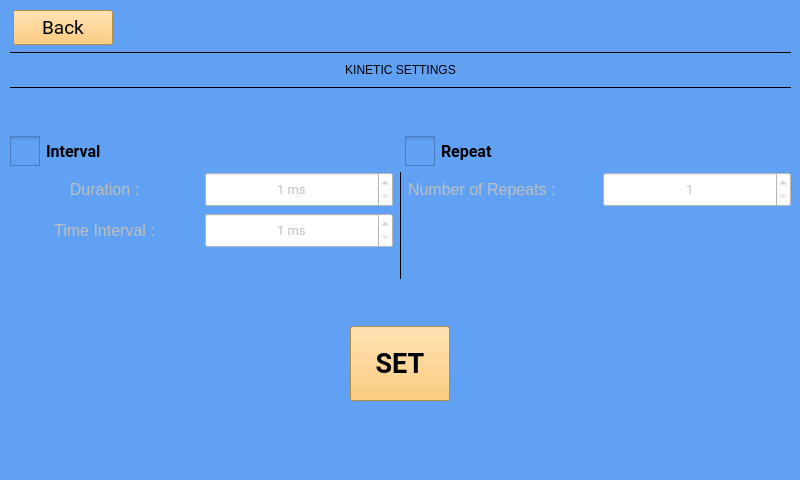
<?xml version="1.0" encoding="UTF-8"?>
<ui version="4.0">
 <class>Form</class>
 <widget class="QWidget" name="Form">
  <property name="geometry">
   <rect>
    <x>0</x>
    <y>0</y>
    <width>800</width>
    <height>480</height>
   </rect>
  </property>
  <property name="sizePolicy">
   <sizepolicy hsizetype="Preferred" vsizetype="Maximum">
    <horstretch>0</horstretch>
    <verstretch>0</verstretch>
   </sizepolicy>
  </property>
  <property name="maximumSize">
   <size>
    <width>800</width>
    <height>480</height>
   </size>
  </property>
  <property name="windowTitle">
   <string>Form</string>
  </property>
  <property name="styleSheet">
   <string notr="true">background-color: rgb(97, 161, 243);</string>
  </property>
  <widget class="QWidget" name="layoutWidget">
   <property name="geometry">
    <rect>
     <x>10</x>
     <y>10</y>
     <width>781</width>
     <height>391</height>
    </rect>
   </property>
   <layout class="QVBoxLayout" name="verticalLayout_9">
    <item>
     <layout class="QHBoxLayout" name="horizontalLayout_17">
      <item>
       <widget class="QPushButton" name="back_button">
        <property name="sizePolicy">
         <sizepolicy hsizetype="Maximum" vsizetype="Maximum">
          <horstretch>0</horstretch>
          <verstretch>0</verstretch>
         </sizepolicy>
        </property>
        <property name="maximumSize">
         <size>
          <width>100</width>
          <height>35</height>
         </size>
        </property>
        <property name="font">
         <font>
          <family>Roboto</family>
          <pointsize>14</pointsize>
         </font>
        </property>
        <property name="styleSheet">
         <string notr="true">background-color: rgb(255, 191, 88);</string>
        </property>
        <property name="text">
         <string>Back</string>
        </property>
       </widget>
      </item>
      <item>
       <spacer name="horizontalSpacer_7">
        <property name="orientation">
         <enum>Qt::Horizontal</enum>
        </property>
        <property name="sizeType">
         <enum>QSizePolicy::Maximum</enum>
        </property>
        <property name="sizeHint" stdset="0">
         <size>
          <width>675</width>
          <height>35</height>
         </size>
        </property>
       </spacer>
      </item>
     </layout>
    </item>
    <item>
     <layout class="QVBoxLayout" name="verticalLayout_10">
      <item>
       <widget class="Line" name="line_7">
        <property name="frameShadow">
         <enum>QFrame::Plain</enum>
        </property>
        <property name="orientation">
         <enum>Qt::Horizontal</enum>
        </property>
       </widget>
      </item>
      <item>
       <layout class="QHBoxLayout" name="horizontalLayout_2">
        <item>
         <spacer name="horizontalSpacer">
          <property name="orientation">
           <enum>Qt::Horizontal</enum>
          </property>
          <property name="sizeHint" stdset="0">
           <size>
            <width>40</width>
            <height>20</height>
           </size>
          </property>
         </spacer>
        </item>
        <item>
         <widget class="QLabel" name="title_label">
          <property name="sizePolicy">
           <sizepolicy hsizetype="Maximum" vsizetype="Maximum">
            <horstretch>0</horstretch>
            <verstretch>0</verstretch>
           </sizepolicy>
          </property>
          <property name="maximumSize">
           <size>
            <width>555</width>
            <height>40</height>
           </size>
          </property>
          <property name="styleSheet">
           <string notr="true">font: 75 25pt &quot;Roboto&quot;;</string>
          </property>
          <property name="text">
           <string>&lt;html&gt;&lt;head/&gt;&lt;body&gt;&lt;p align=&quot;center&quot;&gt;KINETIC SETTINGS&lt;/p&gt;&lt;/body&gt;&lt;/html&gt;</string>
          </property>
          <property name="textFormat">
           <enum>Qt::AutoText</enum>
          </property>
         </widget>
        </item>
        <item>
         <spacer name="horizontalSpacer_2">
          <property name="orientation">
           <enum>Qt::Horizontal</enum>
          </property>
          <property name="sizeHint" stdset="0">
           <size>
            <width>40</width>
            <height>20</height>
           </size>
          </property>
         </spacer>
        </item>
       </layout>
      </item>
      <item>
       <widget class="Line" name="line_8">
        <property name="frameShadow">
         <enum>QFrame::Plain</enum>
        </property>
        <property name="orientation">
         <enum>Qt::Horizontal</enum>
        </property>
       </widget>
      </item>
     </layout>
    </item>
    <item>
     <spacer name="verticalSpacer_6">
      <property name="orientation">
       <enum>Qt::Vertical</enum>
      </property>
      <property name="sizeType">
       <enum>QSizePolicy::Maximum</enum>
      </property>
      <property name="sizeHint" stdset="0">
       <size>
        <width>20</width>
        <height>53</height>
       </size>
      </property>
     </spacer>
    </item>
    <item>
     <layout class="QHBoxLayout" name="horizontalLayout_18">
      <item>
       <widget class="QCheckBox" name="interval_checkBox">
        <property name="font">
         <font>
          <family>Roboto</family>
          <pointsize>12</pointsize>
          <weight>75</weight>
          <bold>true</bold>
         </font>
        </property>
        <property name="styleSheet">
         <string notr="true">QCheckBox::indicator {
    width: 30px;
    height: 30px;
}</string>
        </property>
        <property name="text">
         <string>Interval</string>
        </property>
        <property name="iconSize">
         <size>
          <width>50</width>
          <height>50</height>
         </size>
        </property>
        <property name="checkable">
         <bool>true</bool>
        </property>
       </widget>
      </item>
      <item>
       <spacer name="horizontalSpacer_4">
        <property name="orientation">
         <enum>Qt::Horizontal</enum>
        </property>
        <property name="sizeHint" stdset="0">
         <size>
          <width>40</width>
          <height>20</height>
         </size>
        </property>
       </spacer>
      </item>
      <item>
       <widget class="QCheckBox" name="repeat_checkBox">
        <property name="font">
         <font>
          <family>Roboto</family>
          <pointsize>12</pointsize>
          <weight>75</weight>
          <bold>true</bold>
         </font>
        </property>
        <property name="styleSheet">
         <string notr="true">QCheckBox::indicator {
    width: 30px;
    height: 30px;
}</string>
        </property>
        <property name="text">
         <string>Repeat</string>
        </property>
        <property name="iconSize">
         <size>
          <width>50</width>
          <height>50</height>
         </size>
        </property>
        <property name="checkable">
         <bool>true</bool>
        </property>
       </widget>
      </item>
      <item>
       <spacer name="horizontalSpacer_8">
        <property name="orientation">
         <enum>Qt::Horizontal</enum>
        </property>
        <property name="sizeHint" stdset="0">
         <size>
          <width>40</width>
          <height>20</height>
         </size>
        </property>
       </spacer>
      </item>
     </layout>
    </item>
    <item>
     <layout class="QHBoxLayout" name="horizontalLayout_19">
      <item>
       <layout class="QVBoxLayout" name="verticalLayout_11">
        <item>
         <layout class="QHBoxLayout" name="horizontalLayout_20">
          <item>
           <widget class="QLabel" name="duration_label">
            <property name="enabled">
             <bool>false</bool>
            </property>
            <property name="font">
             <font>
              <pointsize>12</pointsize>
             </font>
            </property>
            <property name="text">
             <string>Duration :</string>
            </property>
            <property name="alignment">
             <set>Qt::AlignCenter</set>
            </property>
           </widget>
          </item>
          <item>
           <widget class="QSpinBox" name="duration_spinBox">
            <property name="enabled">
             <bool>false</bool>
            </property>
            <property name="sizePolicy">
             <sizepolicy hsizetype="Minimum" vsizetype="Maximum">
              <horstretch>0</horstretch>
              <verstretch>0</verstretch>
             </sizepolicy>
            </property>
            <property name="minimumSize">
             <size>
              <width>0</width>
              <height>35</height>
             </size>
            </property>
            <property name="maximumSize">
             <size>
              <width>16777215</width>
              <height>45</height>
             </size>
            </property>
            <property name="font">
             <font>
              <family>Roboto</family>
              <pointsize>10</pointsize>
              <weight>50</weight>
              <bold>false</bold>
             </font>
            </property>
            <property name="styleSheet">
             <string notr="true">background-color: rgb(255,255,255);</string>
            </property>
            <property name="alignment">
             <set>Qt::AlignCenter</set>
            </property>
            <property name="suffix">
             <string> ms</string>
            </property>
            <property name="prefix">
             <string/>
            </property>
            <property name="minimum">
             <number>1</number>
            </property>
            <property name="maximum">
             <number>60000</number>
            </property>
            <property name="value">
             <number>1</number>
            </property>
           </widget>
          </item>
         </layout>
        </item>
        <item>
         <layout class="QHBoxLayout" name="horizontalLayout_21">
          <item>
           <widget class="QLabel" name="timeInterval_label">
            <property name="enabled">
             <bool>false</bool>
            </property>
            <property name="font">
             <font>
              <pointsize>12</pointsize>
             </font>
            </property>
            <property name="text">
             <string>&lt;html&gt;&lt;head/&gt;&lt;body&gt;&lt;p align=&quot;center&quot;&gt;Time Interval :&lt;/p&gt;&lt;/body&gt;&lt;/html&gt;</string>
            </property>
           </widget>
          </item>
          <item>
           <widget class="QSpinBox" name="timeInterval_spinBox">
            <property name="enabled">
             <bool>false</bool>
            </property>
            <property name="sizePolicy">
             <sizepolicy hsizetype="Minimum" vsizetype="Maximum">
              <horstretch>0</horstretch>
              <verstretch>0</verstretch>
             </sizepolicy>
            </property>
            <property name="minimumSize">
             <size>
              <width>0</width>
              <height>35</height>
             </size>
            </property>
            <property name="maximumSize">
             <size>
              <width>16777215</width>
              <height>45</height>
             </size>
            </property>
            <property name="font">
             <font>
              <family>Roboto</family>
              <pointsize>10</pointsize>
              <weight>50</weight>
              <bold>false</bold>
             </font>
            </property>
            <property name="styleSheet">
             <string notr="true">background-color: rgb(255,255,255);</string>
            </property>
            <property name="alignment">
             <set>Qt::AlignCenter</set>
            </property>
            <property name="suffix">
             <string> ms</string>
            </property>
            <property name="prefix">
             <string/>
            </property>
            <property name="minimum">
             <number>1</number>
            </property>
            <property name="maximum">
             <number>10000</number>
            </property>
            <property name="value">
             <number>1</number>
            </property>
           </widget>
          </item>
         </layout>
        </item>
        <item>
         <spacer name="verticalSpacer_3">
          <property name="orientation">
           <enum>Qt::Vertical</enum>
          </property>
          <property name="sizeType">
           <enum>QSizePolicy::Maximum</enum>
          </property>
          <property name="sizeHint" stdset="0">
           <size>
            <width>20</width>
            <height>53</height>
           </size>
          </property>
         </spacer>
        </item>
       </layout>
      </item>
      <item>
       <widget class="Line" name="line_9">
        <property name="frameShadow">
         <enum>QFrame::Plain</enum>
        </property>
        <property name="orientation">
         <enum>Qt::Vertical</enum>
        </property>
       </widget>
      </item>
      <item>
       <layout class="QVBoxLayout" name="verticalLayout_12">
        <item>
         <layout class="QHBoxLayout" name="horizontalLayout_22">
          <item>
           <widget class="QLabel" name="numbRepeats_label">
            <property name="enabled">
             <bool>false</bool>
            </property>
            <property name="maximumSize">
             <size>
              <width>16777215</width>
              <height>35</height>
             </size>
            </property>
            <property name="font">
             <font>
              <pointsize>12</pointsize>
             </font>
            </property>
            <property name="text">
             <string>Number of Repeats :</string>
            </property>
           </widget>
          </item>
          <item>
           <widget class="QSpinBox" name="numbRepeats_spinBox">
            <property name="enabled">
             <bool>false</bool>
            </property>
            <property name="sizePolicy">
             <sizepolicy hsizetype="Minimum" vsizetype="Maximum">
              <horstretch>0</horstretch>
              <verstretch>45</verstretch>
             </sizepolicy>
            </property>
            <property name="minimumSize">
             <size>
              <width>0</width>
              <height>35</height>
             </size>
            </property>
            <property name="maximumSize">
             <size>
              <width>16777215</width>
              <height>35</height>
             </size>
            </property>
            <property name="font">
             <font>
              <family>Roboto</family>
              <pointsize>10</pointsize>
              <weight>50</weight>
              <bold>false</bold>
             </font>
            </property>
            <property name="styleSheet">
             <string notr="true">background-color: rgb(255,255,255);</string>
            </property>
            <property name="alignment">
             <set>Qt::AlignCenter</set>
            </property>
            <property name="suffix">
             <string/>
            </property>
            <property name="prefix">
             <string/>
            </property>
            <property name="minimum">
             <number>1</number>
            </property>
            <property name="maximum">
             <number>10000</number>
            </property>
           </widget>
          </item>
         </layout>
        </item>
        <item>
         <spacer name="verticalSpacer_4">
          <property name="orientation">
           <enum>Qt::Vertical</enum>
          </property>
          <property name="sizeType">
           <enum>QSizePolicy::Maximum</enum>
          </property>
          <property name="sizeHint" stdset="0">
           <size>
            <width>20</width>
            <height>85</height>
           </size>
          </property>
         </spacer>
        </item>
       </layout>
      </item>
     </layout>
    </item>
    <item>
     <spacer name="verticalSpacer_5">
      <property name="orientation">
       <enum>Qt::Vertical</enum>
      </property>
      <property name="sizeType">
       <enum>QSizePolicy::Maximum</enum>
      </property>
      <property name="sizeHint" stdset="0">
       <size>
        <width>20</width>
        <height>53</height>
       </size>
      </property>
     </spacer>
    </item>
    <item>
     <layout class="QHBoxLayout" name="horizontalLayout">
      <item>
       <spacer name="horizontalSpacer_12">
        <property name="orientation">
         <enum>Qt::Horizontal</enum>
        </property>
        <property name="sizeType">
         <enum>QSizePolicy::Maximum</enum>
        </property>
        <property name="sizeHint" stdset="0">
         <size>
          <width>40</width>
          <height>20</height>
         </size>
        </property>
       </spacer>
      </item>
      <item>
       <widget class="QPushButton" name="set_button">
        <property name="sizePolicy">
         <sizepolicy hsizetype="Maximum" vsizetype="Maximum">
          <horstretch>0</horstretch>
          <verstretch>0</verstretch>
         </sizepolicy>
        </property>
        <property name="maximumSize">
         <size>
          <width>100</width>
          <height>75</height>
         </size>
        </property>
        <property name="font">
         <font>
          <family>Roboto</family>
          <pointsize>20</pointsize>
          <weight>75</weight>
          <bold>true</bold>
         </font>
        </property>
        <property name="styleSheet">
         <string notr="true">background-color: rgb(255, 191, 88);</string>
        </property>
        <property name="text">
         <string>SET</string>
        </property>
       </widget>
      </item>
      <item>
       <spacer name="horizontalSpacer_13">
        <property name="orientation">
         <enum>Qt::Horizontal</enum>
        </property>
        <property name="sizeType">
         <enum>QSizePolicy::Maximum</enum>
        </property>
        <property name="sizeHint" stdset="0">
         <size>
          <width>40</width>
          <height>75</height>
         </size>
        </property>
       </spacer>
      </item>
     </layout>
    </item>
   </layout>
  </widget>
 </widget>
 <resources/>
 <connections/>
</ui>
